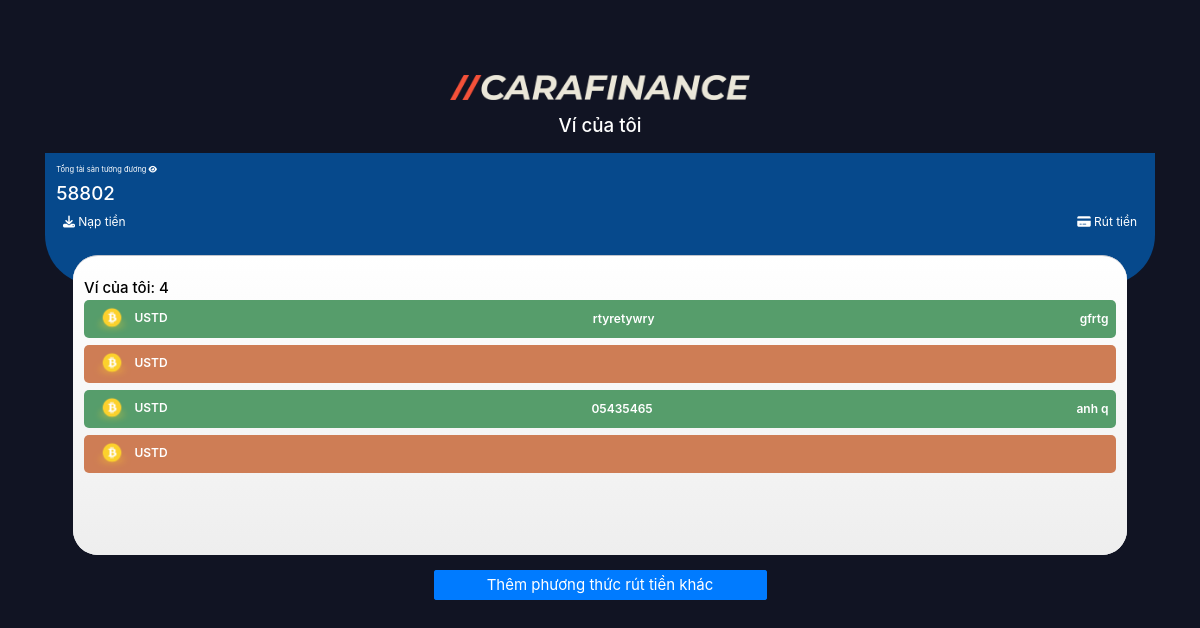
/wallet/ (signed in), run on an earlier commit of the app's database.
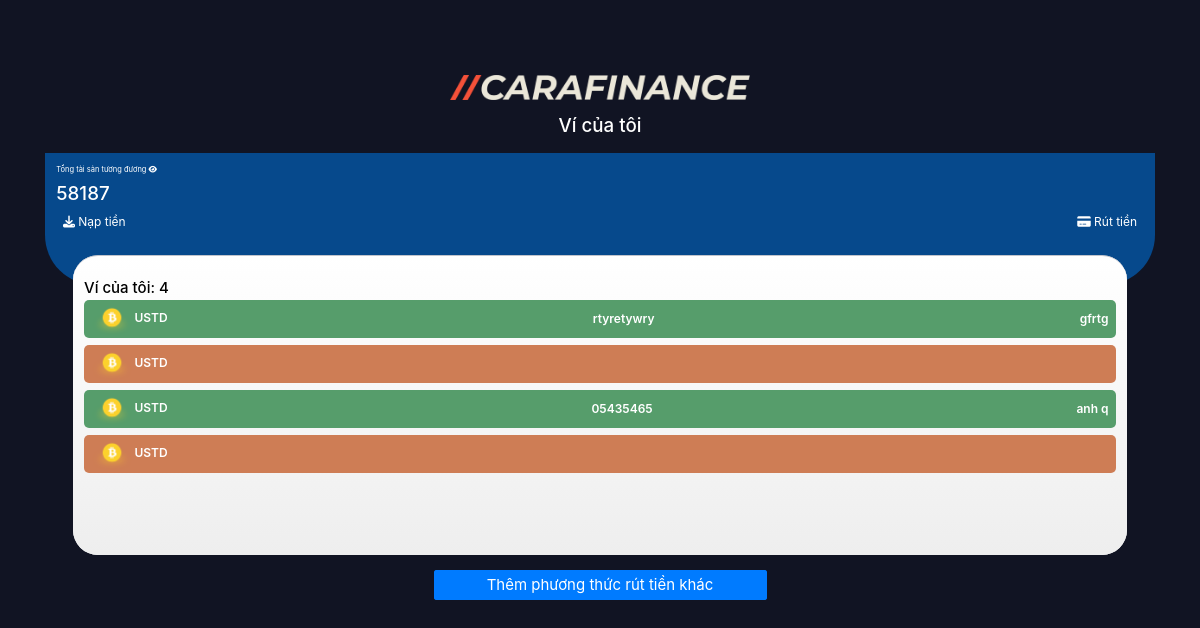
And on a later commit of the database.
### ModuleApp/models.py (models this page shows)
class User(AbstractUser):
    id = models.UUIDField(primary_key=True, default=uuid.uuid4, editable=False)
    code = models.IntegerField(null=True)
    wallet = models.IntegerField(default=0)
    wallet_password = models.CharField(max_length=6, null=True, default=None)
    type_choice = ((0, 'Normal'), (1, 'Admin'), (2, 'Staff'), (3, 'Guest'))
    type = models.IntegerField(choices=type_choice, default=0)
    referrer = models.IntegerField(null=True)
    create_at = models.DateTimeField(auto_now_add=True)
    update_at = models.DateTimeField(auto_now=True)

### ModuleApp/views.py (the view)
# urls.py: path('wallet/', wallet, name='wallet'),
@login_required
def wallet(request):
    user=User.objects.get(id=request.user.id)
    bankCard=BankCardInfo.objects.filter(user=user)
    digitalWallet=DigitalWalletInfo.objects.filter(user=user)
    context={
        'user': user,
        'bank': bankCard,
        'digital':digitalWallet,
    }
    return render(request, 'TradeBTC/mywallet.html', context)

### templates/TradeBTC/mywallet.html (shortened to what this page needs)
{% load static %}
<!DOCTYPE html>
<html lang="en">
  <head>
    <link rel="stylesheet" href="{% static 'style/app.css' %}"/>
    <link rel="stylesheet" href="{% static 'style/login.css' %}" />
    <link rel="stylesheet" href="{% static 'style/withdraw.css' %}" />
    <link rel="stylesheet" href="{% static 'style/recharge.css' %}" />
    <link rel="stylesheet" href="{% static 'style/wallet.css' %}" />
    <link
      rel="stylesheet"
      href="https://cdnjs.cloudflare.com/ajax/libs/font-awesome/6.4.0/css/all.min.css"
    />
    <link
      rel="stylesheet"
      href="https://cdn.jsdelivr.net/npm/bootstrap@4.3.1/dist/css/bootstrap.min.css"
    />
  </head>
  <body>
    <div id="login-form" class="withdraw recharge wallet">
      <div class="container mx-auto">
        <div class="logo-login mx-auto">
          <img src="{% static 'assets/logo.png'%}" class="logo" alt="" srcset="" />
        </div>
        <h1 class="title">Ví của tôi</h1>
        <div class="total-money">
          <p>Tổng tài sản tương đương <i class="fa-solid fa-eye"></i></p>
          <h1 class="money">{{user.wallet}}</h1>
          <div class="methods-money">
            <div class="recharge btn">
              <i class="fa-solid fa-light fa-download"></i>
              <a style="color:#fff;" href={% url 'app:input_money' %}>
              <span>Nạp tiền</span>
            </div>
            <div class="withdraw btn">
              <i class="fa-solid fa-light fa-credit-card"></i>
              <a style="color:#fff;" href={% url 'app:output_money' %}>
              <span>Rút tiền</span>
            </div>
          </div>
        </div>
        <div class="main-withdraw list-wallet">
          <br />
          <h2>Ví của tôi: {{bank.count|add:digital.count}} </h2>
          <div class="item-wallet">
            {% for i in bank %}
            <div class="item">
                <div class="name">
                    <img src="{% static 'assets/btc.png'%}" width="40" alt="">
                    <span>USTD</span>
                </div>
                <div>{{i.bank_number}}</div>
                <div>{{i.bank_name}}</div>
            </div>
            {% endfor %}
            {% for i in digital %}
            <div class="item">
                <div class="name">
                    <img src="{% static 'assets/btc.png'%}" width="40" alt="">
                    <span>USTD</span>
                </div>
                <div>{{i.wallet_number}}</div>
                <div>{{i.user_name}}</div>
            </div>
            {% endfor %}
          </div>
        </div>
        <a href={% url 'app:add_method' %} style="width:100%;display: flex;
        justify-content: center;">
        <button type="button" class="btn btn-primary">Thêm phương thức rút tiền khác</button>
        </a>
      </div>
    </div>
  </body>
</html>

What changed in the data, as far as the page shows it:
changed User: wallet "58802" → "58187"
